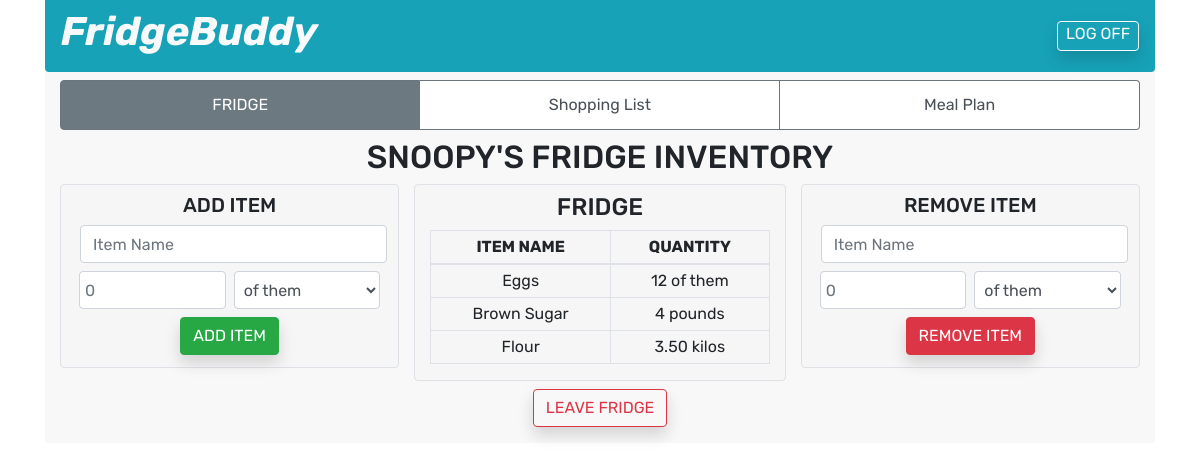
The app's page /fridge/inventory (signed in), older data.
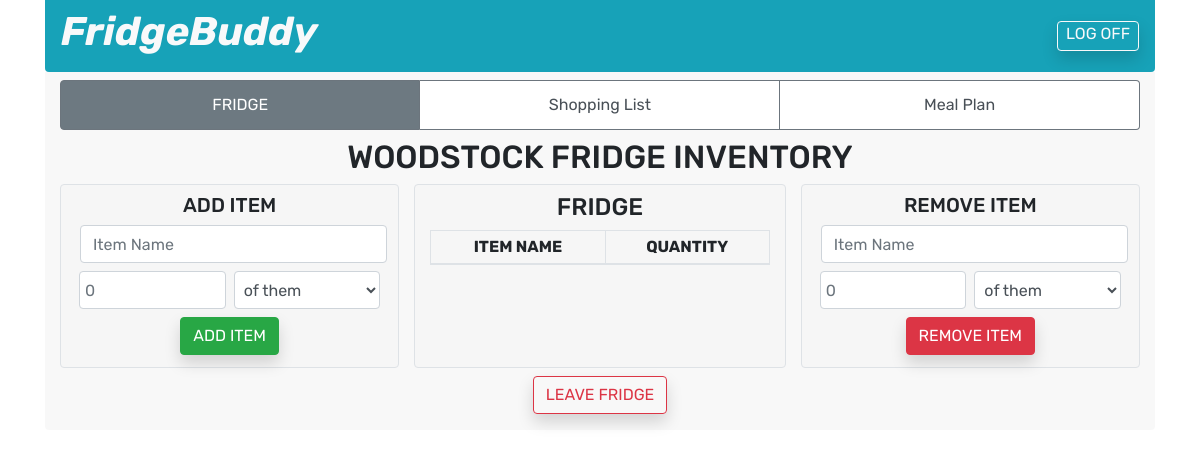
The same page, newer data.
### fridge/models.py (models this page shows)
class Fridge(models.Model):
    name = models.CharField(max_length=255)
    password = models.CharField(max_length=255)
    created_at = models.DateTimeField(auto_now_add=True)
    last_updated = models.DateTimeField(auto_now=True)
    objects = FridgeManager()

class FridgeIngredient(models.Model):
    name = models.CharField(max_length=255)
    quantity = models.FloatField()
    unit = models.CharField(max_length=10)
    fridge = models.ForeignKey(Fridge, related_name="contents", on_delete=models.CASCADE)
    created_at = models.DateTimeField(auto_now_add=True)
    last_updated = models.DateTimeField(auto_now=True)
    objects = FridgeIngredientManager()

### fridge/views.py (the view)
# urls.py: path('inventory', views.display_inventory),
def display_inventory(request):
    if 'user_id' not in request.session:
        request.session['not_logged_in'] = "Please log in for access"
        return redirect('/login_page')
    this_fridge = User.objects.get(id=request.session['user_id']).fridge
    context = {
        "online_user": User.objects.get(id=request.session['user_id']),
        "fridge": User.objects.get(id=request.session['user_id']).fridge,
        "inventory": this_fridge.contents.all(),
        "members": this_fridge.members.all()
    }
    return render(request, 'inventory.html', context)

### fridge/templates/inventory.html (shortened to what the changed rows need)
<!DOCTYPE html>
<html lang="en">
<head>
    <link rel="stylesheet" href="https://cdn.jsdelivr.net/npm/bootstrap@4.5.3/dist/css/bootstrap.min.css">
</head>
<body>
    <div class="container">
        <nav class="navbar bg-info text-light rounded-bottom">
            <h1><strong><em>FridgeBuddy</em></strong></h1>
        </nav>
        <div class="container rounded-bottom pb-3" style="background-color: rgba(245, 245, 245, 0.7)">
            <div class="row">
                <div class="col">
                    <h2 class="mx-2 my-2 text-center"> {{fridge.name|upper}} INVENTORY</h2>
                </div>
            </div>
            <div class="row">
                <div class="col text-center border rounded" style="background-color: rgba(245, 245, 245, 0.7)">
                    <table class="table text-center table-bordered">
                        <thead class="thead-info">
                            <tr>
                                <th class="py-1">ITEM NAME</th>
                                <th class="py-1">QUANTITY</th>
                            </tr>
                        </thead>
                        <tbody>
                        {% for item in inventory %}
                            <tr>
                                <td class="py-1">{{item.name}}</td>
                                <td class="py-1">{{item.quantity|floatformat:"-2"}} {{item.unit}}</td>
                            </tr>
                        {% endfor%}
                        </tbody>
                    </table>
                </div>
            </div>
        </div>
    </div>
</body>
</html>

Row changes from the older to the newer data that the page shows:
no longer on this page (row unchanged): Fridge: name "SNOOPY'S FRIDGE"
no longer on this page (row edited): FridgeIngredient: name "Eggs", quantity "12", unit "of them"
no longer on this page (row unchanged): FridgeIngredient: name "Brown Sugar", quantity "4", unit "pounds"
no longer on this page (row unchanged): FridgeIngredient: name "Flour", quantity "3.50", unit "kilos"
added Fridge: name "WOODSTOCK FRIDGE"
